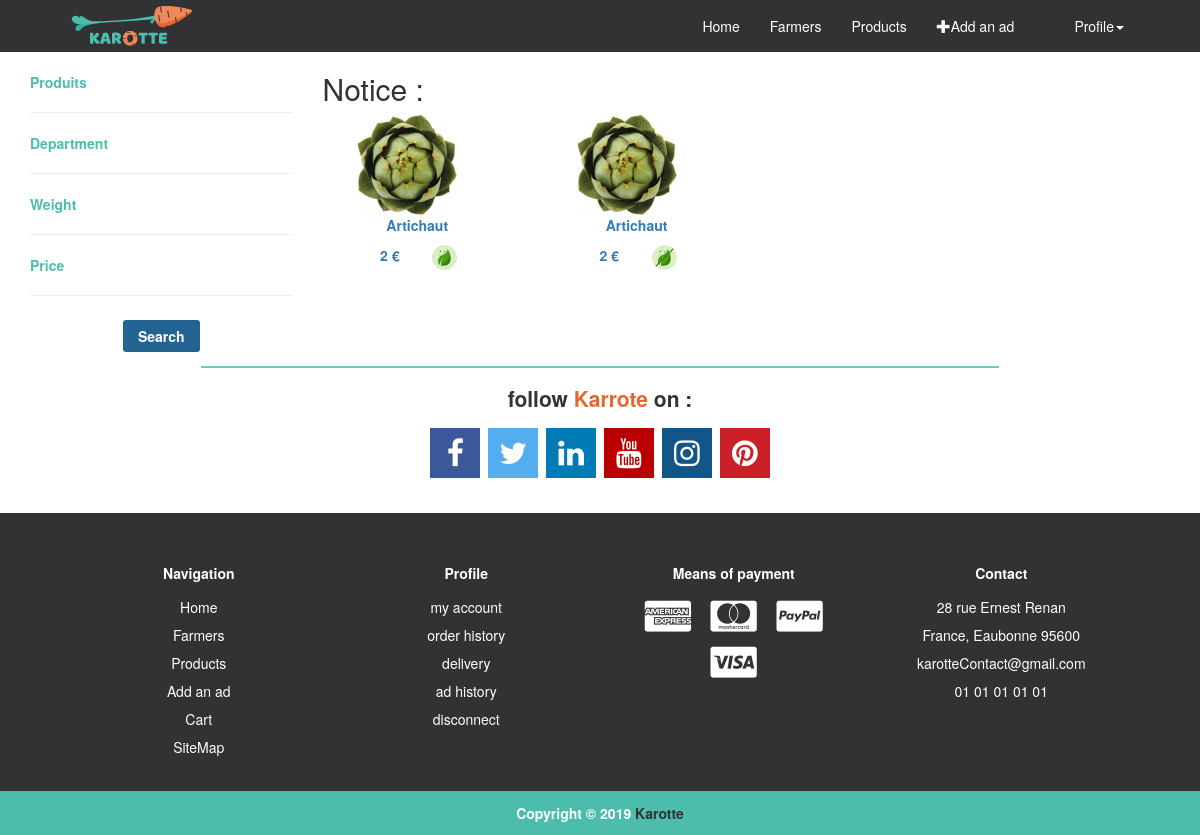
The page /Products/filters/2/0/0/0/1 (signed in) on the database its author committed.
### tables this page shows
CREATE TABLE IF NOT EXISTS `Produit` (
  `Id` int(9) NOT NULL,
  `IdListeProduit` int(9) NOT NULL,
  `Prix` varchar(255) NOT NULL,
  `Biographie` text NOT NULL,
  `Qualiter` text NOT NULL,
  `UnitWeight` varchar(9) NOT NULL,
  `NbStock` varchar(255) NOT NULL,
  `IdFarmers` int(9) NOT NULL,
  `Region` int(9) NOT NULL,
  `CreationDate` date DEFAULT NULL,
  `Actif` int(1) NOT NULL DEFAULT '0'
);

### controller/products.php (called while the page is built, shortened)
<?php
$objProducts = new products($connect);
$inputProductsFilters = $objProducts->inputListeProduit();
?>

### models/products.class.php (called while the page is built, shortened)
<?php
class products extends connect
{
    public function inputListeProduit(){
        $input = array();
        $req = $this ->_connect -> query("SELECT * FROM `ListeProduit` WHERE Actif = 1");
        $res = $req -> fetchAll();
        foreach ($res as $r){
            $input[$r['Name'] ]= $r['Id'];
        }
        return $input;
    }
    public function listeProduit($id){
        $name = "";
        $req = $this->_connect -> query("SELECT * FROM `ListeProduit` WHERE Id='$id' AND Actif='1'");
        $res = $req -> fetchAll();
        foreach($res as $r){
            $name = $r['Name'];
        }
        return $name;
    }
    public function searchFilters($query,$limit = 10){
        $explode = explode('/', $_GET['p']);
        if ($explode[6]) {
            $offset = 10 * $explode[6];
            if ($explode[6] != 0) {
                $offset = $offset - 10;
            }
        } else {
            $offset = 0;
        }
        $req = $this -> _connect -> query("SELECT * FROM `Produit` $query AND Actif= '1' LIMIT $limit OFFSET $offset");
        $res = $req->fetchAll();
        return $res;
    }
}

### models/connect.class.php (called while the page is built, shortened)
<?php
class connect {
    public function setConnect(PDO $connect)
    {
        $this -> _connect = $connect;
    }
}
?>

### config.php (called while the page is built, shortened)
<?php
function routeUrl(){
    $nbslash = '';
    if(isset($_GET['p'])){
        $nburl = count(explode('/', $_GET['p']));
        if($nburl !== 0){
            for($i=1; $i < $nburl; $i++){
                $nbslash .= "../";
            }
        }
    }
    return $nbslash;
}

### controller/filters/filtersProduits.php (the view, shortened to what this page needs)
<?php
$replaceUrl = $_GET['p'];
$filters = explode('/', $replaceUrl);
$query_cond_1 = "";
$query_cond_2 = "";
$query_cond_3 = "";
$query_cond_4 = "";
if($filters[2] != 0){
    $query_cond_1 .= " WHERE IdListeProduit = '".$filters[2]."' ";
}
$req = $query_cond_1.$query_cond_2.$query_cond_3.$query_cond_4;
$produitsFiltre = $objProducts->searchFilters($req);
foreach($produitsFiltre as $filtres){
?>
    <div class=" col-sm-3 produit">
        <a href="<?= routeUrl() ?>Products/produit=<?= $filtres['Id'] ?>">
            <div class="produit_picture">
                <img src="<?= routeUrl() ?>src/images/produits/<?= $objProducts->listeProduit($filtres['IdListeProduit']) ?>.jpg" style="width: 100px;" alt="produit image">
            </div>
            <div class="produit_info">
                <p><?= $objProducts->listeProduit($filtres['IdListeProduit'])?></p>
                <div class="row">
                    <div class="col-sm-3"></div>
                    <div class="col-sm-3">
                        <p><?= $filtres['Prix']?> €</p>
                    </div>
                    <div class="col-sm-3">
                        <?php
                        if($filtres['Qualiter'] == '1' ){
                            ?>
                            <img src="<?= routeUrl() ?>src/images/icone/petiteIcone/biologic.svg" style="width: 25px;" alt="logo qualiter organic">
                            <?php
                        }else{
                            ?>
                            <img src="<?= routeUrl() ?>src/images/icone/petiteIcone/no-biologic-green.svg" style="width: 25px;" alt="logo qualiter no-organic">
                            <?php
                        }
                        ?>
                    </div>
                    <div class="col-sm-3"></div>
                </div>
            </div>
        </a>
    </div>
        <?php
}
        ?>

### src/asset/css/karotte.css (style rules this page uses)
.produit a { text-decoration: none; }
.produit_picture { width: 120px; margin: 0 auto; }
.produit_info { text-align: center; font-weight: bold; }

### rows shown on the page
produit: listeProduit "Artichaut", Prix "2"
produit: listeProduit "Artichaut", Prix "2"
